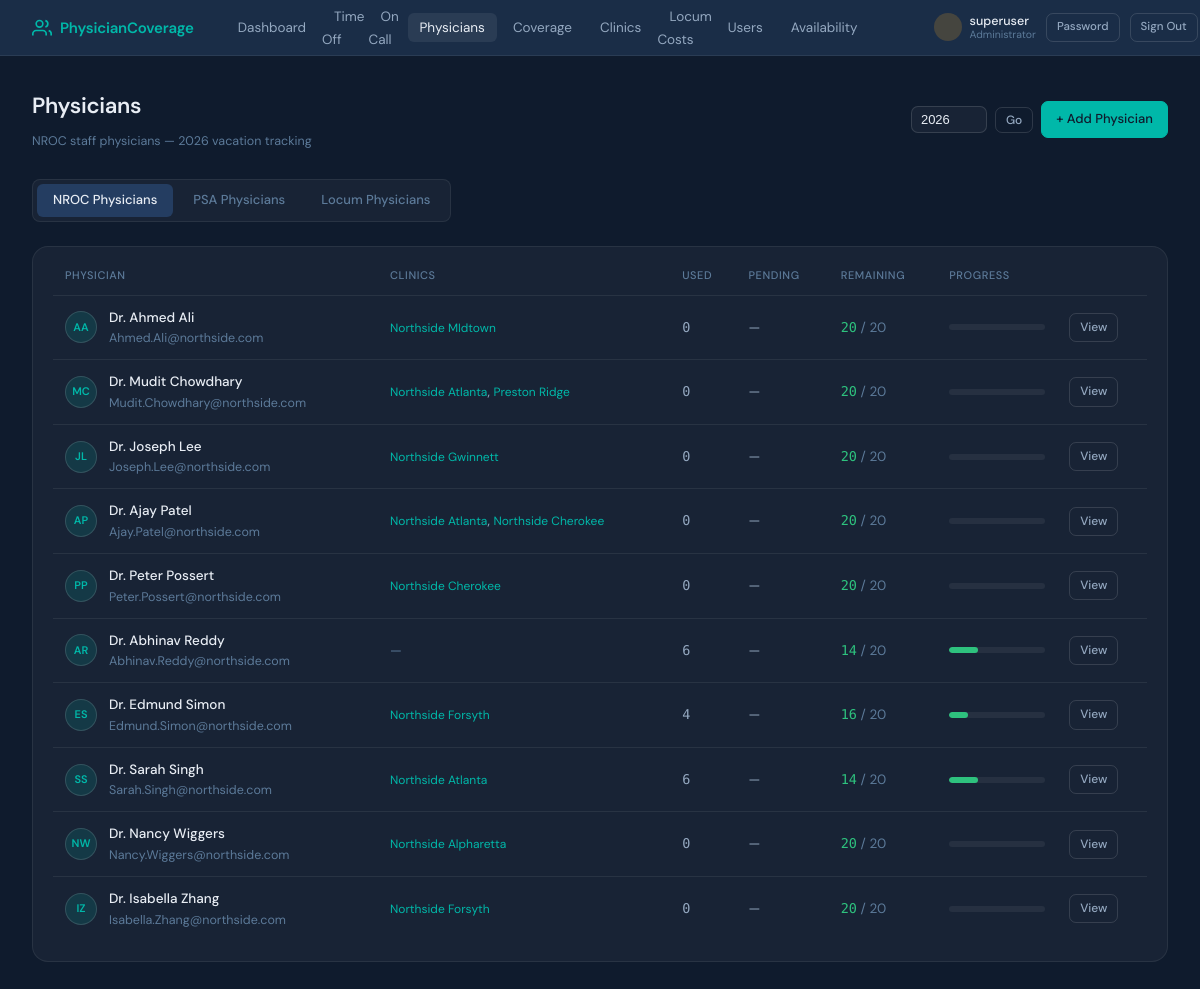
/physicians/ (signed in), run on the app's committed database.
### coverage_tracker/models.py (models this page shows, shortened)
class UserProfile(models.Model):
    ROLE_CHOICES = [
        ('admin', 'Administrator'),
        ('physician_admin', 'Physician Administrator'),
        ('physician', 'Physician'),
        ('nursing', 'Nursing'),
    ]
    SCOPE_CHOICES = [
        ('nroc', 'NROC Physicians'),
        ('psa', 'PSA Physicians'),
        ('all', 'Both NROC and PSA'),
    ]
    user = models.OneToOneField(User, on_delete=models.CASCADE, related_name='profile')
    role = models.CharField(max_length=20, choices=ROLE_CHOICES, default='physician')
    scope = models.CharField(
        max_length=10, choices=SCOPE_CHOICES, default='nroc',
        help_text="Which physician group this login represents."
    )
    physician = models.OneToOneField(
        Physician, on_delete=models.SET_NULL, null=True, blank=True,
        help_text="Optional: link to a specific physician record (not required for shared logins)."
    )
    @property
    def is_admin(self):
        return self.role == 'admin' or self.user.is_superuser
    @property
    def is_nursing(self):
        return self.role == 'nursing'

class Physician(models.Model):
    PHYSICIAN_TYPE_CHOICES = [
        ('regular', 'NROC Physician'),
        ('locum', 'Locum / Covering Physician'),
        ('psa', 'PSA Physician'),
    ]
    user = models.OneToOneField(User, on_delete=models.CASCADE, null=True, blank=True)
    first_name = models.CharField(max_length=100)
    last_name = models.CharField(max_length=100)
    email = models.EmailField(unique=True)
    physician_type = models.CharField(max_length=10, choices=PHYSICIAN_TYPE_CHOICES, default='regular')
    total_vacation_days = models.PositiveIntegerField(
        default=20,
        help_text="Annual vacation day allocation (for NROC physicians)"
    )
    daily_rate = models.DecimalField(
        max_digits=10, decimal_places=2, null=True, blank=True,
        help_text="Legacy / standard daily rate (kept for reference — hourly rate is used for pay)"
    )
    hourly_rate = models.DecimalField(
        max_digits=10, decimal_places=2, null=True, blank=True,
        help_text="Hourly rate for locum physicians. Daily pay = hourly rate × hours worked."
    )
    agency = models.CharField(
        max_length=200, blank=True,
        help_text="Staffing agency name (for locum physicians)"
    )
    is_active = models.BooleanField(default=True)
    class Meta:
        ordering = ['physician_type', 'last_name', 'first_name']
    @property
    def is_regular(self):
        return self.physician_type == 'regular'
    def days_taken(self, year=None):
        if year is None:
            year = timezone.now().year
        total = 0
        for req in TimeOffRequest.objects.filter(physician=self, status='approved', start_date__year=year):
            total += req.duration_days
        return total
    def days_remaining(self, year=None):
        return self.total_vacation_days - self.days_taken(year)
    def days_pending(self, year=None):
        if year is None:
            year = timezone.now().year
        total = 0
        for req in TimeOffRequest.objects.filter(physician=self, status='pending', start_date__year=year):
            total += req.duration_days
        return total

class Clinic(models.Model):
    name = models.CharField(max_length=200)
    location = models.CharField(max_length=200, blank=True)
    regular_physicians = models.ManyToManyField(
        'Physician',
        blank=True,
        related_name='assigned_clinics',
        limit_choices_to={'physician_type__in': ['regular', 'psa']},
        help_text= "NROC and PSA physicians permanently assigned to this clinic"
    )
    is_active = models.BooleanField(default=True)
    class Meta:
        ordering = ['name']

### coverage_tracker/views.py (the view, shortened to what this page needs)
# urls.py: path('physicians/', views.physician_list, name='physician_list'),
@admin_required
def physician_list(request):
    physician_type = request.GET.get('type', 'regular')
    sub_tab = request.GET.get('sub', 'list')  # 'list' or 'coverage_days' for PSA
    year = _int_param(request, 'year', date.today().year)
    physicians = Physician.objects.filter(is_active=True, physician_type=physician_type)
    summaries = []
    for p in physicians:
        if p.is_regular:
            summaries.append({
                'physician': p,
                'days_taken': p.days_taken(year),
                'days_pending': p.days_pending(year),
                'days_remaining': p.days_remaining(year),
                'total': p.total_vacation_days,
                'clinics': p.assigned_clinics.filter(is_active=True),
            })
    psa_coverage_data = []
    is_admin = getattr(getattr(request.user, 'profile', None), 'is_admin', False)
    if physician_type == 'locum' and not is_admin:
        from django.http import HttpResponseForbidden
        messages.error(request, 'You do not have permission to view locum physician details.')
        return redirect('physician_list')
    return render(request, 'coverage_tracker/physician_list.html', {
        'summaries': summaries,
        'year': year,
        'physician_type': physician_type,
        'sub_tab': sub_tab,
        'psa_coverage_data': psa_coverage_data,
        'is_admin': is_admin,
    })

### coverage_tracker/templates/coverage_tracker/physician_list.html (shortened to what this page needs)
{% extends "coverage_tracker/base.html" %}
{% block content %}
<div class="page-header">
  <div>
    <h1>Physicians</h1>
    <p class="text-muted text-sm mt-1">
      {% if physician_type == 'locum' %}Locum / covering physicians{% else %}NROC staff physicians — {{ year }} vacation tracking{% endif %}
    </p>
  </div>
  <div class="flex gap-2">
{% if physician_type == 'regular' or  physician_type == 'psa' %}
    <form method="get" style="display:flex;gap:8px;align-items:center;">
      <input type="number" name="year" value="{{ year }}" min="2020" max="2035" style="width:76px;background:var(--card);border:1px solid var(--border-2);border-radius:7px;color:var(--text);padding:5px 9px;font-size:13px;outline:none;">
      <button type="submit" class="btn btn-ghost btn-sm">Go</button>
    </form>
    {% endif %}
    {% if is_admin %}
    <a href="/physicians/add/?type={{ physician_type }}" class="btn btn-primary">
      + Add {% if physician_type == 'locum' %}Locum{% else %}Physician{% endif %}
    </a>
    {% endif %}
  </div>
</div>
<div class="type-tabs">
  <a href="/physicians/?type=regular&year={{ year }}" class="type-tab {% if physician_type == 'regular' %}active{% endif %}">
    NROC Physicians
  </a>
  <a href="/physicians/?type=psa&year={{ year }}" class="type-tab {% if physician_type == 'psa' %}active{% endif %}">
    PSA Physicians
  </a>
   {% if is_admin %}
  <a href="/physicians/?type=locum" class="type-tab {% if physician_type == 'locum' %}active{% endif %}">
    Locum Physicians
  </a>
  {% endif %}
</div>
{% if physician_type == 'psa' or physician_type == 'regular' %}
<div class="card">
  <div class="table-wrap">
    <table>
      <thead>
        <tr><th>Physician</th><th>Clinics</th><th>Used</th><th>Pending</th>{% if physician_type != 'psa' %}<th>Remaining</th><th>Progress</th>{% endif %}<th></th></tr>
      </thead>
      <tbody>
        {% for s in summaries %}
        <tr>
          <td>
            <div class="flex items-center gap-3">
              <div class="avatar avatar-regular">{{ s.physician.first_name.0 }}{{ s.physician.last_name.0 }}</div>
              <div>
                <a href="/physicians/{{ s.physician.pk }}/" style="color:var(--text);text-decoration:none;font-weight:500;">Dr. {{ s.physician.first_name }} {{ s.physician.last_name }}</a>
                <div class="text-muted text-sm">{{ s.physician.email }}</div>
              </div>
            </div>
          </td>
          <td>
            {% for clinic in s.clinics %}
              <span style="font-size:12px;color:var(--teal);">{{ clinic.name }}</span>{% if not forloop.last %}, {% endif %}
            {% empty %}
              <span class="text-muted">—</span>
            {% endfor %}
          </td>
          <td style="font-family:'DM Mono',monospace;">{{ s.days_taken }}</td>
          <td>{% if s.days_pending > 0 %}<span class="badge badge-pending">{{ s.days_pending }}d</span>{% else %}—{% endif %}</td>
          {% if physician_type != 'psa' %}
          <td>
            <span style="font-weight:500;color:{% if s.days_remaining <= 3 %}var(--red){% elif s.days_remaining <= 7 %}var(--amber){% else %}var(--green){% endif %};font-family:'DM Mono',monospace;">{{ s.days_remaining }}</span>
            <span class="text-muted"> / {{ s.total }}</span>
          </td>
          <td style="width:120px;">
            {% if s.total > 0 %}
            <div class="progress-wrap">
              <div class="progress-bar {% if s.days_remaining <= 3 %}red{% elif s.days_remaining <= 7 %}amber{% else %}green{% endif %}" style="width:{% widthratio s.days_taken s.total 100 %}%"></div>
            </div>
            {% endif %}
          {% endif %}
          </td>
          <td><div class="flex gap-2">
            <a href="/physicians/{{ s.physician.pk }}/" class="btn btn-ghost btn-sm">View</a>
          </div></td>
        </tr>
        {% empty %}
        <tr><td colspan="8" style="text-align:center;padding:2rem;" class="empty-state">No NROC physicians. <a href="/physicians/add/?type=regular" style="color:var(--teal);">Add one</a>.</td></tr>
        {% endfor %}
      </tbody>
    </table>
  </div>
</div>
{% endif %}
{% endblock %}

### coverage_tracker/templates/coverage_tracker/base.html (shortened to what this page needs)
<!DOCTYPE html>
<html lang="en">
<head>
</head>
<body>
<nav>
 {% if request.user.is_authenticated and request.user.profile.is_admin %}
  <a href="/" class="nav-brand">
    <svg viewBox="0 0 24 24" fill="none" stroke="currentColor" stroke-width="2">
      <path d="M17 21v-2a4 4 0 0 0-4-4H5a4 4 0 0 0-4 4v2"/><circle cx="9" cy="7" r="4"/>
      <path d="M23 21v-2a4 4 0 0 0-3-3.87"/><path d="M16 3.13a4 4 0 0 1 0 7.75"/>
    </svg>
    PhysicianCoverage
  </a>
  {% endif %}
  <ul class="nav-links">
    {% if request.user.is_authenticated and request.user.profile.is_admin %}
    <li><a href="/" {% if request.resolver_match.url_name == 'dashboard' %}class="active"{% endif %}>Dashboard</a></li>
    {% endif %}
    {% if request.user.is_authenticated and not request.user.profile.is_nursing  %}
    <li><a href="/time-off/" >Time Off</a></li>
    <li><a href="/on-call/" {% if 'on_call' in request.resolver_match.url_name %}class="active"{% endif %}>On Call</a></li>
    {% endif %}
    {% if request.user.is_authenticated and request.user.profile.is_admin %}
     <li><a href="/physicians/" {% if 'physician' in request.resolver_match.url_name %}class="active"{% endif %}>Physicians</a></li>
    <li><a href="/time-off/approved-coverage/" {% if request.resolver_match.url_name == 'approved_time_off_coverage' or request.resolver_match.url_name == 'assign_locum_to_time_off' %}class="active"{% endif %}>Coverage</a></li>
    <li><a href="/clinics/" {% if 'clinic' in request.resolver_match.url_name %}class="active"{% endif %}>Clinics</a></li>
    <li><a href="/locum-costs/" {% if request.resolver_match.url_name == 'locum_costs' %}class="active"{% endif %}>Locum Costs</a></li>
    <li><a href="/users/" {% if 'user' in request.resolver_match.url_name %}class="active"{% endif %}>Users</a></li>
     <li><a href="/availability/" {% if 'availability' in request.resolver_match.url_name %}class="active"{% endif %}>Availability</a></li>
    {% endif %}
  </ul>
  {% if request.user.is_authenticated %}
    <div style="display:flex;align-items:center;gap:10px;">
      <div style="display:flex;align-items:center;gap:8px;">
        <div style="width:28px;height:28px;border-radius:50%;display:flex;align-items:center;justify-content:center;font-size:10px;font-weight:600;
          {% if request.user.profile.is_admin %}background:rgba(245,166,35,0.2);color:var(--amber);{% else %}background:rgba(0,184,169,0.15);color:var(--teal);{% endif %}">
        </div>
        <div>
          <div style="font-size:12.5px;font-weight:500;color:var(--text);line-height:1.2;">{{ request.user.get_full_name|default:request.user.username }}</div>
          <div style="font-size:10.5px;color:var(--text-3);line-height:1.2;">
            {% if request.user.profile.is_admin %}Administrator{% else %}Physician{% endif %}
          </div>
        </div>
      </div>
      {% if request.user.profile.is_admin %}
      <a href="/account/password/" class="btn btn-ghost btn-sm" style="font-size:11.5px;">Password</a>
      {% endif %}
      <a href="/logout/" class="btn btn-ghost btn-sm" style="font-size:11.5px;">Sign Out</a>
    </div>
  {% else %}
    <a href="/login/" class="btn btn-ghost btn-sm">Sign In</a>
  {% endif %}
</nav>
<main>
  {% block content %}{% endblock %}
</main>
</body>
</html>

### data on the page
Physician: physician.first_name.0 "A", physician.last_name.0 "A", physician.first_name "Ahmed", physician.last_name "Ali", physician.email "Ahmed.Ali@northside.com", days_taken "0", days_remaining "20", total "20"
Clinic: name "Northside MIdtown"
Physician: physician.first_name.0 "M", physician.last_name.0 "C", physician.first_name "Mudit", physician.last_name "Chowdhary", physician.email "Mudit.Chowdhary@northside.com", days_taken "0", days_remaining "20", total "20"
Clinic: name "Northside Atlanta"
Clinic: name "Preston Ridge"
Physician: physician.first_name.0 "J", physician.last_name.0 "L", physician.first_name "Joseph", physician.last_name "Lee", physician.email "Joseph.Lee@northside.com", days_taken "0", days_remaining "20", total "20"
Clinic: name "Northside Gwinnett"
Physician: physician.first_name.0 "A", physician.last_name.0 "P", physician.first_name "Ajay", physician.last_name "Patel", physician.email "Ajay.Patel@northside.com", days_taken "0", days_remaining "20", total "20"
Clinic: name "Northside Cherokee"
Physician: physician.first_name.0 "P", physician.last_name.0 "P", physician.first_name "Peter", physician.last_name "Possert", physician.email "Peter.Possert@northside.com", days_taken "0", days_remaining "20", total "20"
Physician: physician.first_name.0 "A", physician.last_name.0 "R", physician.first_name "Abhinav", physician.last_name "Reddy", physician.email "Abhinav.Reddy@northside.com", days_taken "6", days_remaining "14", total "20"
Physician: physician.first_name.0 "E", physician.last_name.0 "S", physician.first_name "Edmund", physician.last_name "Simon", physician.email "Edmund.Simon@northside.com", days_taken "4", days_remaining "16", total "20"
Clinic: name "Northside Forsyth"
Physician: physician.first_name.0 "S", physician.last_name.0 "S", physician.first_name "Sarah", physician.last_name "Singh", physician.email "Sarah.Singh@northside.com", days_taken "6", days_remaining "14", total "20"
Physician: physician.first_name.0 "N", physician.last_name.0 "W", physician.first_name "Nancy", physician.last_name "Wiggers", physician.email "Nancy.Wiggers@northside.com", days_taken "0", days_remaining "20", total "20"
Clinic: name "Northside Alpharetta"
Physician: physician.first_name.0 "I", physician.last_name.0 "Z", physician.first_name "Isabella", physician.last_name "Zhang", physician.email "Isabella.Zhang@northside.com", days_taken "0", days_remaining "20", total "20"

### other printed values
{{ request.user.get_full_name|default:request.user.username }} "superuser"
{{ year }} "2026"
